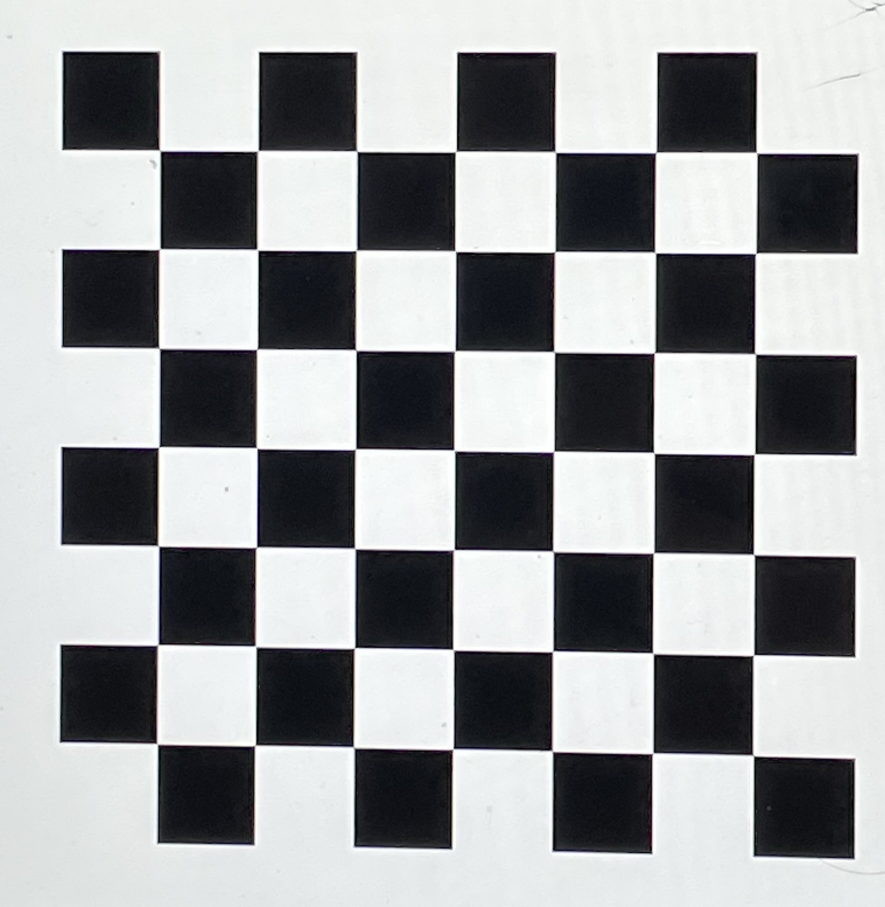
#> input picture c1.jpg, 2655 x 2720 px (shown at 1/3 size); its folder holds only this picture in this run
$ python calibrate.py
#> lines starting #> are read from the running program, lines starting #| are printed output that depends on the picture; after the words box and inside, x2 and y2 are one past the last pixel; in counts of white or black regions, pixels touching at a corner belong together
import numpy as np
import cv2 as cv
import glob
# termination criteria
criteria = (cv.TERM_CRITERIA_EPS + cv.TERM_CRITERIA_MAX_ITER, 30, 0.001)
# prepare object points, like (0,0,0), (1,0,0), (2,0,0) ....,(6,5,0)
objp = np.zeros((7*7,3), np.float32)
objp[:,:2] = np.mgrid[0:7,0:7].T.reshape(-1,2)
# Arrays to store object points and image points from all the images.
objpoints = [] # 3d point in real world space
imgpoints = [] # 2d points in image plane.
images = glob.glob('*.jpg')


for fname in images:
    print(fname)
    img = cv.imread(fname)
#> img is the input picture: shape (2720, 2655, 3); mean B, G, R 159.3, 157.7, 155.6
    gray = cv.cvtColor(img, cv.COLOR_BGR2GRAY)
   # Find the chess board corners
    ret, corners = cv.findChessboardCorners(gray, (7,7), None)
#> ret = True; corners = 49 rows, first 8: [480, 452], [774.5, 453], [1071.5, 455], [1368.7, 457.5], [1667, 458], [1968.5, 458.5], [2271.7, 458], [479.5, 748.5]
    print(ret)
#| True
    # If found, add object points, image points (after refining them)
    if ret == True:
        objpoints.append(objp)
        corners2 = cv.cornerSubPix(gray,corners, (11,11), (-1,-1), criteria)
#> corners2 = 49 rows, first 8: [480.8, 453], [775.1, 453.1], [1071.8, 454.6], [1368.1, 456], [1667.5, 458.1], [1968.5, 458.3], [2271.1, 459.6], [481.2, 747]
        imgpoints.append(corners)
#     # Draw and display the corners
        cv.drawChessboardCorners(img, (7,7), corners2, ret)
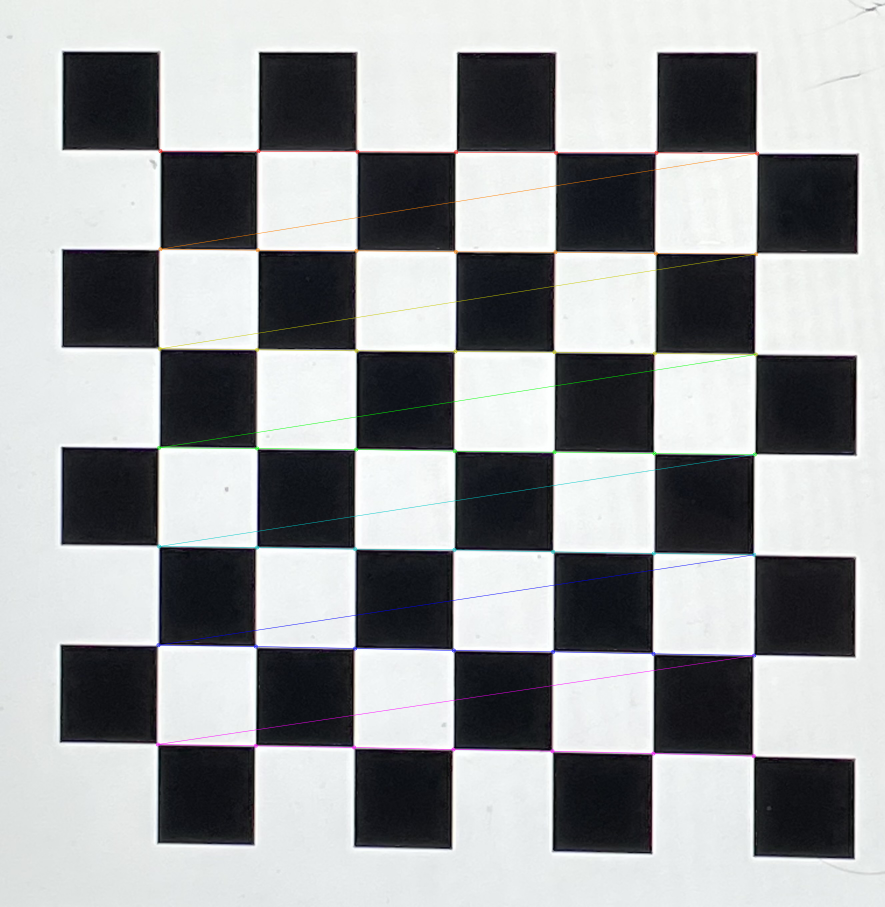
#> img: shape (2720, 2655, 3) (shown at 1/3 size); mean B, G, R 158.9, 157.4, 155.4
        img2 = cv.resize(img, (700,700))
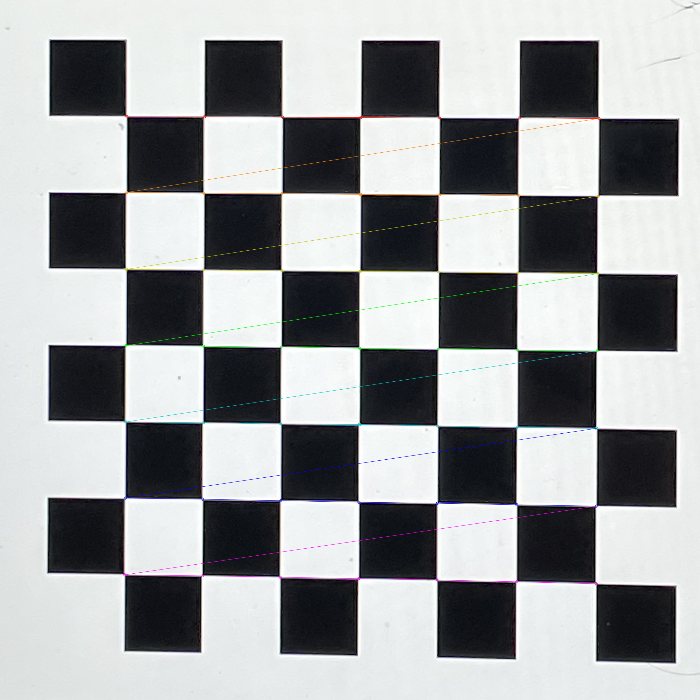
#> img2: shape (700, 700, 3); mean B, G, R 158.9, 157.4, 155.3
        cv.imshow('img', img2)
        cv.waitKey(1000)
#print(imgpoints)
ret, mtx, dist, rvecs, tvecs = cv.calibrateCamera(objpoints, imgpoints, gray.shape[::-1], None, None)
#> ret = 1.03; mtx = [[48327.4, 0, 1532], [0, 45722.5, 2487.2], [0, 0, 1]]; dist = [[2.6, -58.57, 0.0773, 0.0331, 1.44]]; rvecs = ([0.0552, 0.346, 0.0129],); tvecs = ([-3.35, -6.85, 152.9],)
print(mtx)
#| [[4.83274302e+04 0.00000000e+00 1.53204372e+03]
#|  [0.00000000e+00 4.57225170e+04 2.48718048e+03]
#|  [0.00000000e+00 0.00000000e+00 1.00000000e+00]]

$ run again, on c5.jpg
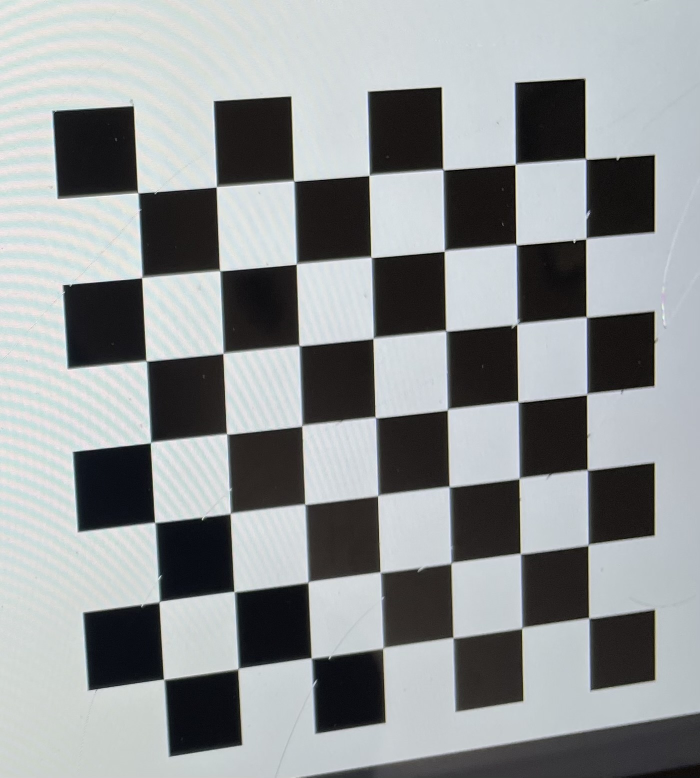
#> input picture c5.jpg, 1400 x 1555 px (shown at 1/2 size)
#> img is the input picture: shape (1555, 1400, 3); mean B, G, R 149.6, 148.4, 144.8
#> `ret, corners = cv.findChessboardCorners(gray, (7,7), None)`: ret = True; corners = 49 rows, first 8: [1171.5, 318], [1172.5, 477.5], [1172.4, 632.5], [1174, 789], [1175, 940.5], [1177, 1090.5], [1178, 1236.5], [1030.4, 329.7]
#| True
#> corners2 = 49 rows, first 8: [1171.2, 318.4], [1172, 478.2], [1172.7, 634.3], [1173.6, 789.5], [1174.6, 940.1], [1176.3, 1090.5], [1177.7, 1236.1], [1030.5, 329.4]
#> `cv.drawChessboardCorners(img, (7,7), corners2, ret)`:
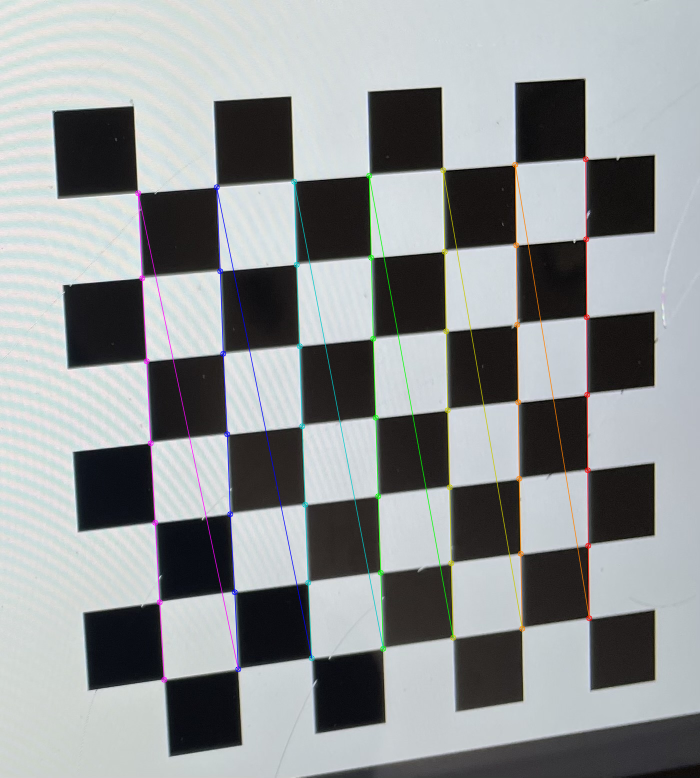
#> img: shape (1555, 1400, 3) (shown at 1/2 size); 1.86% of pixels changed, all inside (x1, y1, x2, y2) = (270, 312, 1185, 1366)
#> `img2 = cv.resize(img, (700,700))`:
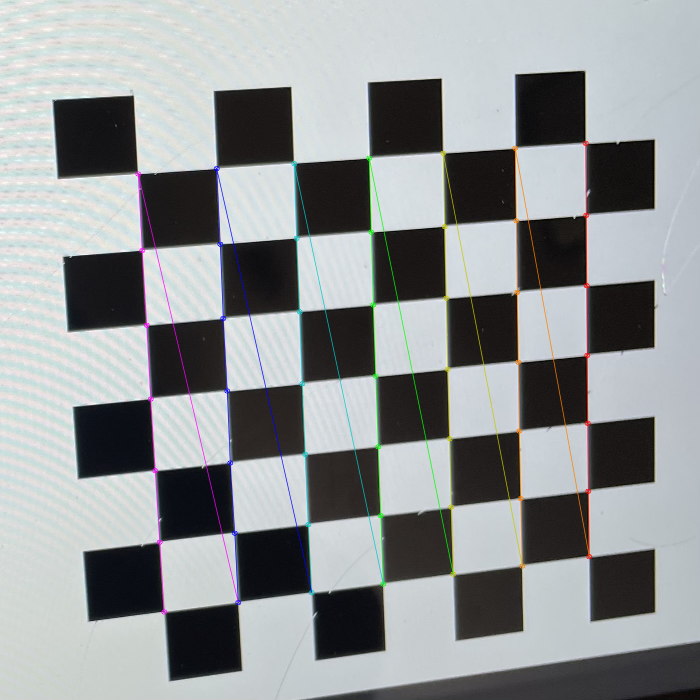
#> img2: shape (700, 700, 3); mean B, G, R 149.1, 148, 144.5
#> `ret, mtx, dist, rvecs, tvecs = cv.calibrateCamera(objpoints, imgpoints..`: ret = 0.483; mtx = [[3264.8, 0, 113.6], [0, 3301.4, 914.3], [0, 0, 1]]; dist = [[0.221, -2.05, -0.00193, 0.0103, 6.46]]; rvecs = ([-0.0814, -0.331, 1.47],); tvecs = ([6.74, -3.76, 21.2],)
#| [[3.26484886e+03 0.00000000e+00 1.13607940e+02]
#|  [0.00000000e+00 3.30139058e+03 9.14299546e+02]
#|  [0.00000000e+00 0.00000000e+00 1.00000000e+00]]

$ run again, on c6.jpg
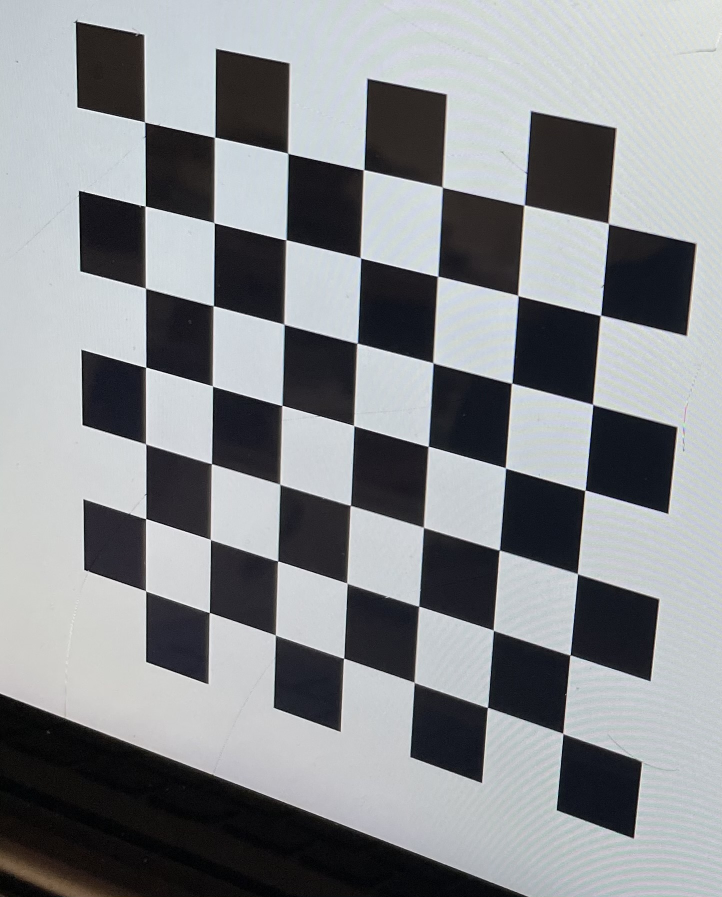
#> input picture c6.jpg, 1444 x 1794 px (shown at 1/2 size)
#> img is the input picture: shape (1794, 1444, 3); mean B, G, R 142.7, 139.5, 136.8
#> `ret, corners = cv.findChessboardCorners(gray, (7,7), None)`: ret = True; corners = 49 rows, first 8: [290.5, 245.2], [430.4, 274.7], [576.1, 307.4], [727.9, 340], [885.8, 374.9], [1048.5, 410.5], [1218.2, 448.7], [291.4, 412.4]
#| True
#> corners2 = 49 rows, first 8: [290, 244.6], [429.8, 275], [576.2, 307.2], [727.7, 340.2], [884.9, 374.6], [1048.7, 410.5], [1217.4, 447.6], [290.7, 412.4]
#> `cv.drawChessboardCorners(img, (7,7), corners2, ret)`:
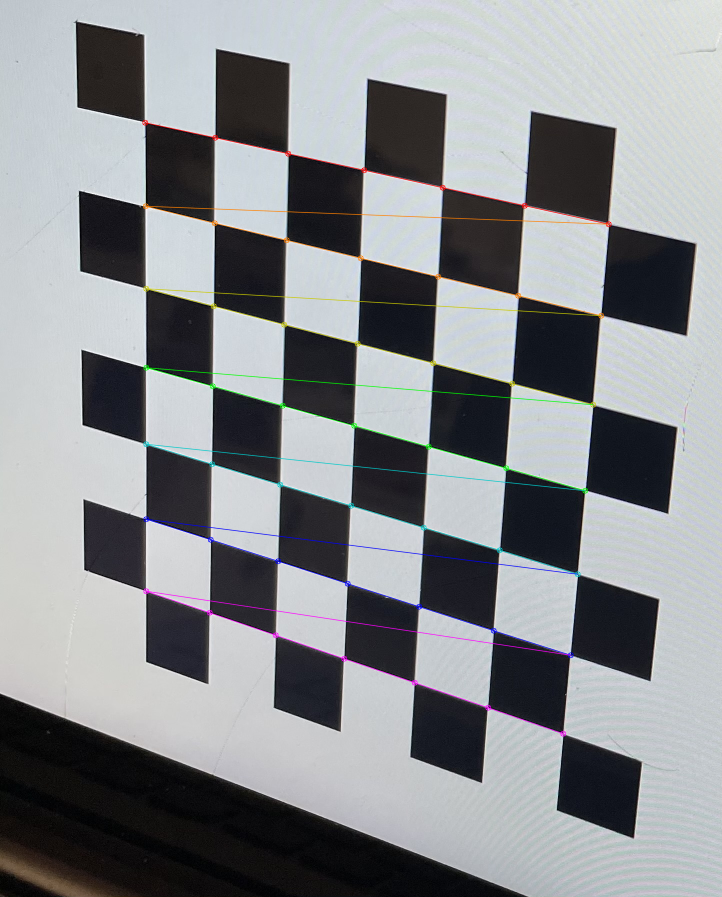
#> img: shape (1794, 1444, 3) (shown at 1/2 size); 1.48% of pixels changed, all inside (x1, y1, x2, y2) = (284, 239, 1224, 1474)
#> `img2 = cv.resize(img, (700,700))`:
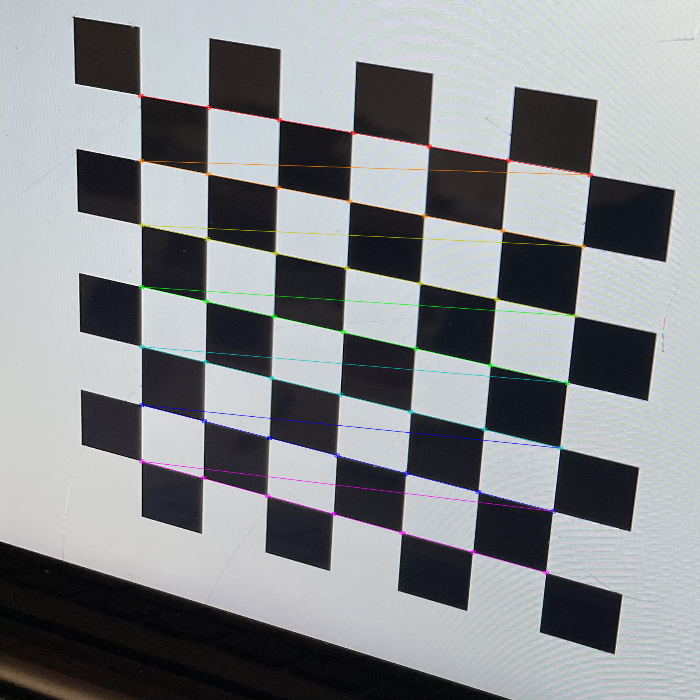
#> img2: shape (700, 700, 3); mean B, G, R 142.3, 139.2, 136.6
#> `ret, mtx, dist, rvecs, tvecs = cv.calibrateCamera(objpoints, imgpoints..`: ret = 0.607; mtx = [[4126.3, 0, 829.5], [0, 4187.5, 991.2], [0, 0, 1]]; dist = [[-0.261, 11.32, 0.0109, -0.0174, -124.7]]; rvecs = ([0.393, 0.522, 0.162],); tvecs = ([-3.12, -4.28, 23.97],)
#| [[4.12631326e+03 0.00000000e+00 8.29545813e+02]
#|  [0.00000000e+00 4.18747971e+03 9.91180129e+02]
#|  [0.00000000e+00 0.00000000e+00 1.00000000e+00]]

$ run again, on c2.jpg
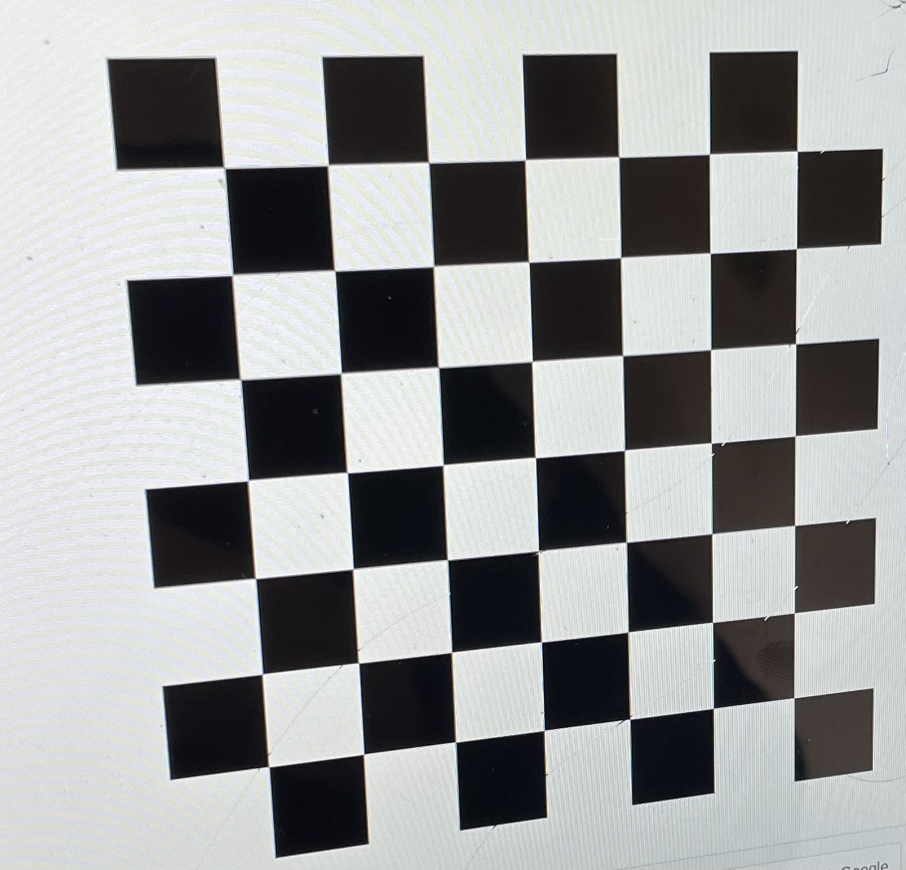
#> input picture c2.jpg, 1811 x 1739 px (shown at 1/2 size)
#> img is the input picture: shape (1739, 1811, 3); mean B, G, R 155.4, 155.4, 153.8
#> `ret, corners = cv.findChessboardCorners(gray, (7,7), None)`: ret = True; corners = 49 rows, first 8: [1595.2, 303.5], [1592.5, 498.1], [1592.6, 689.2], [1590, 872.5], [1589.9, 1050.9], [1589.6, 1225.5], [1587.6, 1396], [1420.1, 308.5]
#| True
#> corners2 = 49 rows, first 8: [1594.8, 303], [1593.1, 497.8], [1591.6, 688], [1590.5, 872.4], [1589.6, 1051.3], [1589.1, 1226.4], [1588.1, 1396], [1419.7, 308.8]
#> `cv.drawChessboardCorners(img, (7,7), corners2, ret)`:
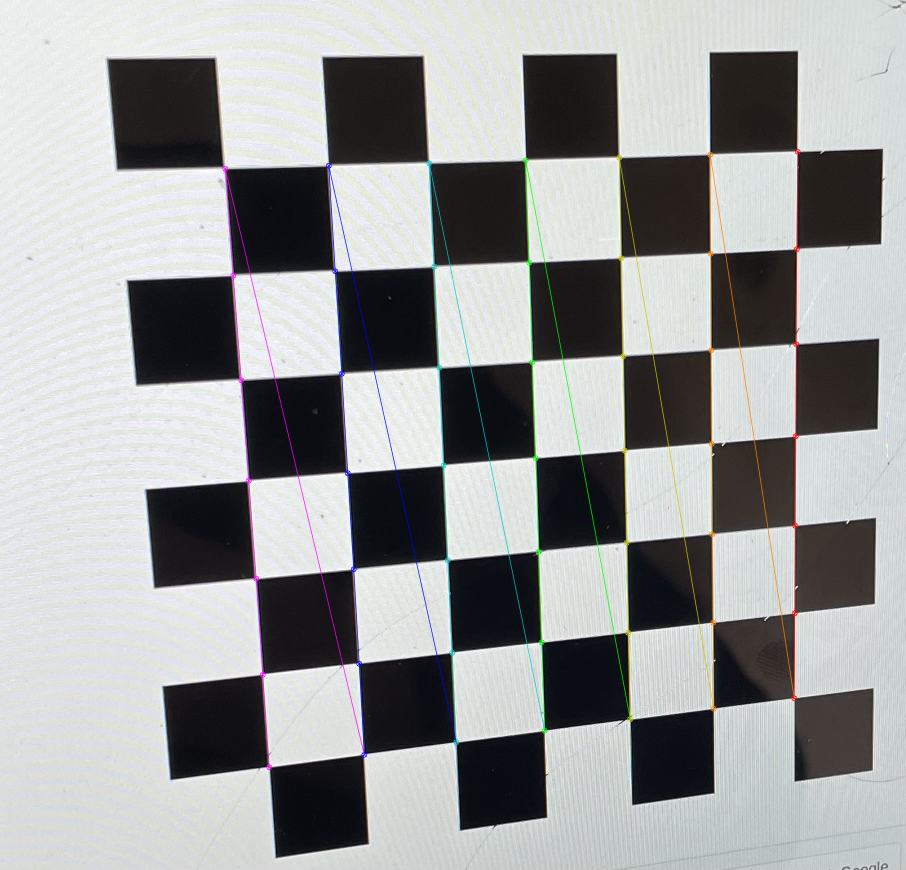
#> img: shape (1739, 1811, 3) (shown at 1/2 size); 1.53% of pixels changed, all inside (x1, y1, x2, y2) = (444, 297, 1602, 1541)
#> `img2 = cv.resize(img, (700,700))`:
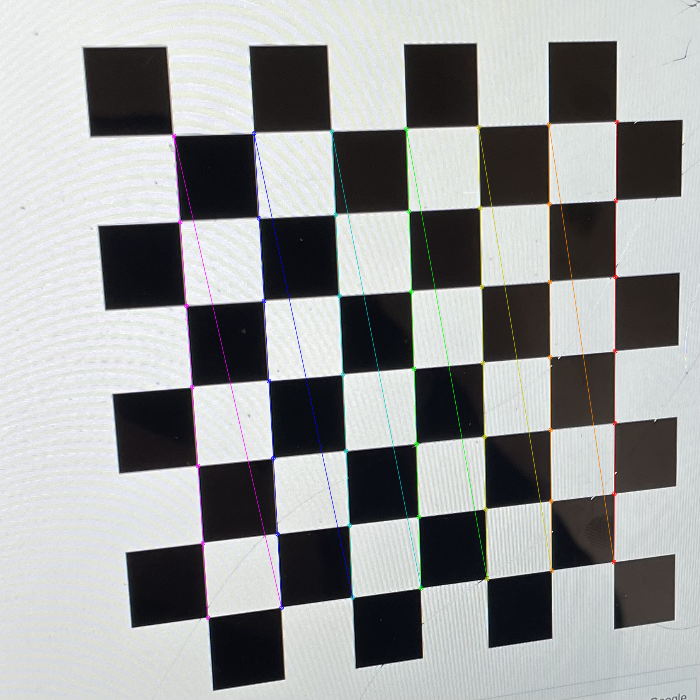
#> img2: shape (700, 700, 3); mean B, G, R 155, 155, 153.5
#> `ret, mtx, dist, rvecs, tvecs = cv.calibrateCamera(objpoints, imgpoints..`: ret = 0.522; mtx = [[2214.7, 0, 599.5], [0, 2165.2, 1085.6], [0, 0, 1]]; dist = [[-0.0127, 0.16, -0.0045, -0.00631, -0.231]]; rvecs = ([-0.0379, -0.255, 1.48],); tvecs = ([5.18, -4.13, 11.5],)
#| [[2.21472835e+03 0.00000000e+00 5.99495005e+02]
#|  [0.00000000e+00 2.16522399e+03 1.08560275e+03]
#|  [0.00000000e+00 0.00000000e+00 1.00000000e+00]]
